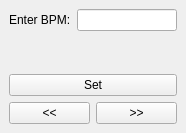
<?xml version="1.0" encoding="UTF-8"?>
<ui version="4.0">
 <class>DJView</class>
 <widget class="QMainWindow" name="DJView">
  <property name="enabled">
   <bool>true</bool>
  </property>
  <property name="geometry">
   <rect>
    <x>0</x>
    <y>0</y>
    <width>186</width>
    <height>133</height>
   </rect>
  </property>
  <property name="sizePolicy">
   <sizepolicy hsizetype="Preferred" vsizetype="Preferred">
    <horstretch>0</horstretch>
    <verstretch>0</verstretch>
   </sizepolicy>
  </property>
  <property name="windowTitle">
   <string>Control</string>
  </property>
  <widget class="QWidget" name="centralwidget">
   <layout class="QVBoxLayout" name="verticalLayout_2">
    <item>
     <layout class="QHBoxLayout" name="horizontalLayout_2">
      <item>
       <widget class="QLabel" name="label_2">
        <property name="text">
         <string>Enter BPM:</string>
        </property>
       </widget>
      </item>
      <item>
       <widget class="QLineEdit" name="bpmTextField"/>
      </item>
     </layout>
    </item>
    <item>
     <spacer name="verticalSpacer">
      <property name="orientation">
       <enum>Qt::Orientation::Vertical</enum>
      </property>
      <property name="sizeHint" stdset="0">
       <size>
        <width>20</width>
        <height>40</height>
       </size>
      </property>
     </spacer>
    </item>
    <item>
     <widget class="QPushButton" name="setBPMButton">
      <property name="text">
       <string>Set</string>
      </property>
     </widget>
    </item>
    <item>
     <layout class="QHBoxLayout" name="horizontalLayout">
      <item>
       <widget class="QPushButton" name="decreaseBPMButton">
        <property name="text">
         <string>&lt;&lt;</string>
        </property>
       </widget>
      </item>
      <item>
       <widget class="QPushButton" name="increaseBPMButton">
        <property name="text">
         <string>&gt;&gt;</string>
        </property>
       </widget>
      </item>
     </layout>
    </item>
   </layout>
  </widget>
  <widget class="QMenuBar" name="menubar">
   <property name="geometry">
    <rect>
     <x>0</x>
     <y>0</y>
     <width>186</width>
     <height>21</height>
    </rect>
   </property>
  </widget>
 </widget>
 <resources/>
 <connections/>
</ui>
